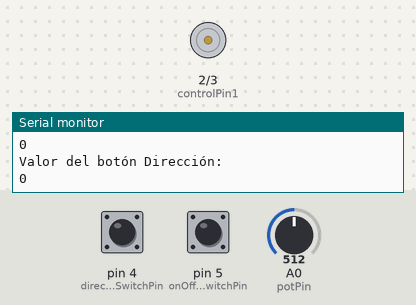
This sketch was run on a simulated Arduino Uno, built with avr-gcc and run on an emulated ATmega328P. On the bench: motor-driver pin pairs drawn as motors (green arrow = first pin HIGH = forward, orange = second pin HIGH = backward, longer = more drive, scaled by the enable pin), the last lines printed to the serial monitor. Inputs (shaded band) come from the test bench; at power-on: pin 4 (directionSwitchPin) LOW, pin 5 (onOffSwitchStateSwitchPin) LOW, A0 (potPin) = 512.

Above: at 1.2 s.
1.3 s: pin 4 (directionSwitchPin) pulled HIGH for 0.15 s
2.9 s: pin 5 (onOffSwitchStateSwitchPin) pulled HIGH for 0.15 s
At 4.1 s:
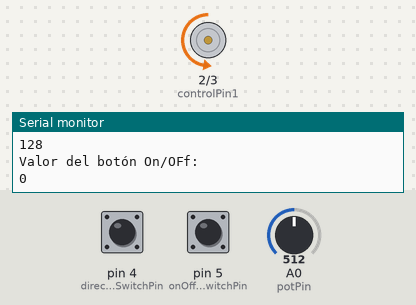
4.5 s: A0 (potPin) set to 122
At 5.6 s:
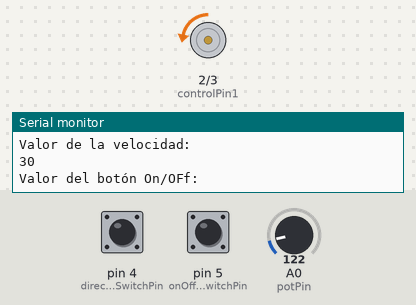
6.1 s: A0 (potPin) set to 716
At 6.6 s:
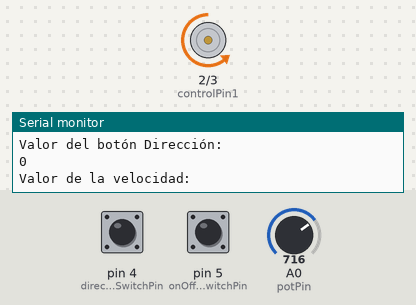
7.7 s: pin 4 (directionSwitchPin) pulled HIGH for 1 s
At 9.3 s:
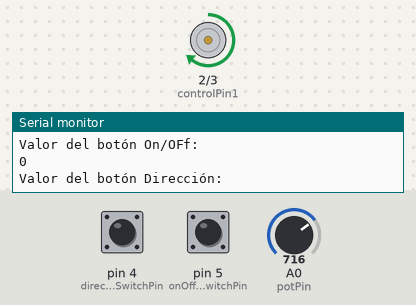
10.2 s: A0 (potPin) set to 306
At 10.9 s:
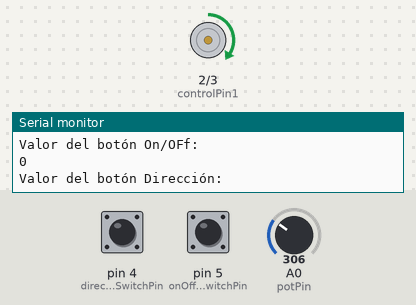
Timing chart, 0 to 12.8 s (numbered marks = the images above; inputs shaded):
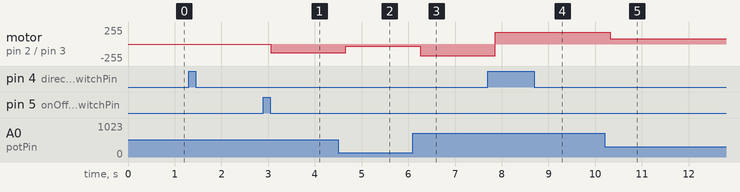

Measured:
- after the input at 2.9 s, motor on pin 2 (controlPin1) / pin 3 (controlPin2): stopped → backward 128/255 after 0.16 s
- after the input at 4.5 s, motor on pin 2 (controlPin1) / pin 3 (controlPin2): backward 128/255 → backward 30/255 after 0.16 s
- after the input at 6.1 s, motor on pin 2 (controlPin1) / pin 3 (controlPin2): backward 30/255 → backward 179/255 after 0.16 s
- after the input at 7.7 s, motor on pin 2 (controlPin1) / pin 3 (controlPin2): backward 179/255 → forward 179/255 after 0.17 s
- after the input at 10.2 s, motor on pin 2 (controlPin1) / pin 3 (controlPin2): forward 179/255 → forward 76/255 after 0.13 s

The sketch:

molinillo.ino.ino
```cpp
const int controlPin1 = 2;
const int controlPin2 = 3;
const int enablePin = 9;
const int directionSwitchPin = 4;
const int onOffSwitchStateSwitchPin = 5;
const int potPin = A0;

int onOffSwitchState = 0;
int previousOnOffSwitchState = 0;
int directionSwitchState = 0;
int previousDirectionSwitchState = 0;

int motorEnabled = 0;
int motorSpeed = 0;
int motorDirection = 1;

void setup(){

    pinMode(directionSwitchPin, INPUT);
    pinMode(onOffSwitchStateSwitchPin, INPUT);
    pinMode(controlPin1, OUTPUT);
    pinMode(controlPin2, OUTPUT);
    pinMode(enablePin, OUTPUT);

       digitalWrite(enablePin, LOW);
         Serial.begin(9600);

}

void loop(){

    onOffSwitchState = digitalRead(onOffSwitchStateSwitchPin);
    delay(1);
    directionSwitchState = digitalRead(directionSwitchPin);
    motorSpeed = analogRead(potPin)/4;
      Serial.println("Valor del botón On/OFf:");
  Serial.println(onOffSwitchState);
  Serial.println("Valor del botón Dirección:");
  Serial.println(directionSwitchState);
    Serial.println("Valor de la velocidad:");
  Serial.println(motorSpeed);

        if (onOffSwitchState != previousOnOffSwitchState) {
        if (onOffSwitchState == HIGH) {
            motorEnabled = !motorEnabled;
        }
    }

     if (directionSwitchState != previousDirectionSwitchState) {
        if (directionSwitchState == HIGH) {
            motorDirection = !motorDirection;
        }
    }

        if (motorDirection == 1) {
        digitalWrite(controlPin1, HIGH);
        digitalWrite(controlPin2, LOW);
    }
    else {
        digitalWrite(controlPin1, LOW);
        digitalWrite(controlPin2, HIGH);
    }

        if (motorEnabled == 1) {
        analogWrite(enablePin, motorSpeed);
    }
    else {
        analogWrite(enablePin, 0);
    }

        previousDirectionSwitchState = directionSwitchState;
    previousOnOffSwitchState = onOffSwitchState;


}
```
